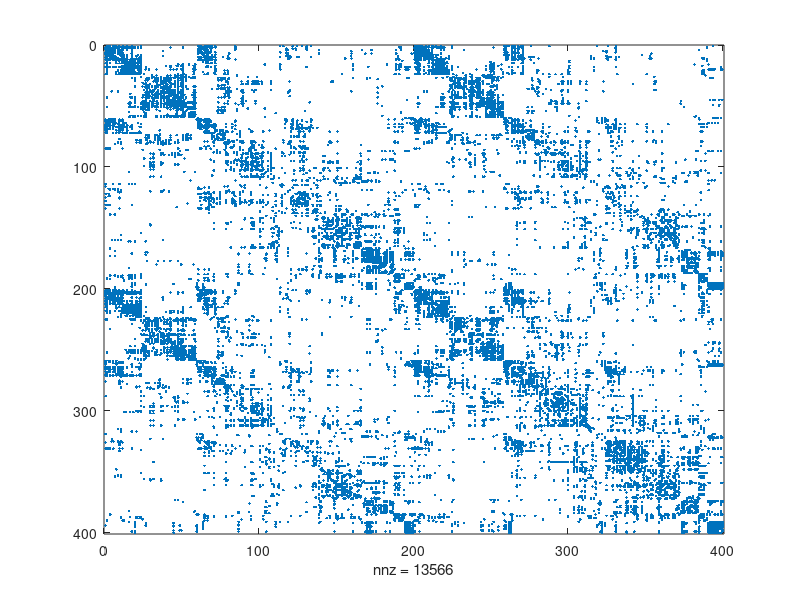

The MATLAB source for this figure: (Note: this script raises an error after producing the figure.)
%% test walk-based network centrality
clear; clc
load sub103818_TEST1_LR.mat
A = OMST;
A(A~=0) = 1;
A = A + A';
spy(A)

%% SFC
W1 = ccs_core_graphwalk(A,1); wSFC1 = full(W1(52,:));
W5 = ccs_core_graphwalk(A,5); wSFC5 = full(W5(52,:))/max(full(W5(52,:)));
W9 = ccs_core_graphwalk(A,9); wSFC9 = full(W9(52,:))/max(full(W9(52,:)));
W13 = ccs_core_graphwalk(A,13); wSFC13 = full(W13(52,:))/max(full(W13(52,:)));
W17 = ccs_core_graphwalk(A,17); wSFC17 = full(W17(52,:))/max(full(W17(52,:)));
W21 = ccs_core_graphwalk(A,21); wSFC21 = full(W21(52,:))/max(full(W21(52,:)));
W25 = ccs_core_graphwalk(A,25); wSFC25 = full(W25(52,:))/max(full(W25(52,:)));

%% SFC with NBTW
P1 = ccs_core_graphnbtw(A,1); pSFC1 = full(P1(52,:));
P5 = ccs_core_graphnbtw(A,5); pSFC5 = full(P5(52,:))/max(full(P5(52,:)));
P9 = ccs_core_graphnbtw(A,9); pSFC9 = full(P9(52,:))/max(full(P9(52,:)));
P13 = ccs_core_graphnbtw(A,13); pSFC13 = full(P13(52,:))/max(full(P13(52,:)));
P17 = ccs_core_graphnbtw(A,17); pSFC17 = full(P17(52,:))/max(full(P17(52,:)));
P21 = ccs_core_graphnbtw(A,21); pSFC21 = full(P21(52,:))/max(full(P21(52,:)));
P25 = ccs_core_graphnbtw(A,25); pSFC25 = full(P25(52,:))/max(full(P25(52,:)));